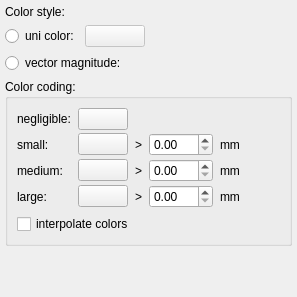
        <widget class="QWidget" name="tabViz">
         <attribute name="title">
          <string>Visualization</string>
         </attribute>
         <layout class="QVBoxLayout" name="verticalLayout_5">
          <property name="leftMargin">
           <number>5</number>
          </property>
          <property name="topMargin">
           <number>5</number>
          </property>
          <property name="rightMargin">
           <number>5</number>
          </property>
          <item>
           <layout class="QVBoxLayout" name="verticalLayout_7">
            <item>
             <widget class="QLabel" name="label_15">
              <property name="text">
               <string>Color style:</string>
              </property>
             </widget>
            </item>
            <item>
             <layout class="QHBoxLayout" name="horizontalLayout_8">
              <item>
               <widget class="QRadioButton" name="radioColorUni">
                <property name="text">
                 <string>uni color:</string>
                </property>
               </widget>
              </item>
              <item>
               <widget class="ctkColorPickerButton" name="btnUniColor">
                <property name="enabled">
                 <bool>false</bool>
                </property>
                <property name="minimumSize">
                 <size>
                  <width>60</width>
                  <height>0</height>
                 </size>
                </property>
                <property name="autoFillBackground">
                 <bool>false</bool>
                </property>
                <property name="text">
                 <string/>
                </property>
               </widget>
              </item>
              <item>
               <spacer name="horizontalSpacer_6">
                <property name="orientation">
                 <enum>Qt::Horizontal</enum>
                </property>
                <property name="sizeHint" stdset="0">
                 <size>
                  <width>40</width>
                  <height>20</height>
                 </size>
                </property>
               </spacer>
              </item>
             </layout>
            </item>
            <item>
             <widget class="QRadioButton" name="radioColorVecMag">
              <property name="text">
               <string>vector magnitude:</string>
              </property>
             </widget>
            </item>
            <item>
             <widget class="QGroupBox" name="groupColorCoding">
              <property name="title">
               <string>Color coding:</string>
              </property>
              <layout class="QVBoxLayout" name="verticalLayout_8">
               <item>
                <layout class="QGridLayout" name="gridLayout_3">
                 <property name="horizontalSpacing">
                  <number>7</number>
                 </property>
                 <property name="verticalSpacing">
                  <number>3</number>
                 </property>
                 <property name="leftMargin">
                  <number>0</number>
                 </property>
                 <property name="rightMargin">
                  <number>0</number>
                 </property>
                 <item row="3" column="7">
                  <spacer name="horizontalSpacer_4">
                   <property name="orientation">
                    <enum>Qt::Horizontal</enum>
                   </property>
                   <property name="sizeHint" stdset="0">
                    <size>
                     <width>40</width>
                     <height>20</height>
                    </size>
                   </property>
                  </spacer>
                 </item>
                 <item row="2" column="7">
                  <spacer name="horizontalSpacer_3">
                   <property name="orientation">
                    <enum>Qt::Horizontal</enum>
                   </property>
                   <property name="sizeHint" stdset="0">
                    <size>
                     <width>40</width>
                     <height>20</height>
                    </size>
                   </property>
                  </spacer>
                 </item>
                 <item row="1" column="7">
                  <spacer name="horizontalSpacer_2">
                   <property name="orientation">
                    <enum>Qt::Horizontal</enum>
                   </property>
                   <property name="sizeHint" stdset="0">
                    <size>
                     <width>40</width>
                     <height>20</height>
                    </size>
                   </property>
                  </spacer>
                 </item>
                 <item row="0" column="7">
                  <spacer name="horizontalSpacer">
                   <property name="orientation">
                    <enum>Qt::Horizontal</enum>
                   </property>
                   <property name="sizeHint" stdset="0">
                    <size>
                     <width>40</width>
                     <height>20</height>
                    </size>
                   </property>
                  </spacer>
                 </item>
                 <item row="1" column="5">
                  <widget class="QLabel" name="label_29">
                   <property name="text">
                    <string>mm</string>
                   </property>
                  </widget>
                 </item>
                 <item row="1" column="1">
                  <widget class="QLabel" name="label_3">
                   <property name="text">
                    <string>small:</string>
                   </property>
                  </widget>
                 </item>
                 <item row="2" column="1">
                  <widget class="QLabel" name="label_2">
                   <property name="text">
                    <string>medium:</string>
                   </property>
                  </widget>
                 </item>
                 <item row="2" column="3">
                  <widget class="QLabel" name="labelVecMagMedium">
                   <property name="maximumSize">
                    <size>
                     <width>30</width>
                     <height>16777215</height>
                    </size>
                   </property>
                   <property name="text">
                    <string>&gt;</string>
                   </property>
                   <property name="alignment">
                    <set>Qt::AlignRight|Qt::AlignTrailing|Qt::AlignVCenter</set>
                   </property>
                  </widget>
                 </item>
                 <item row="1" column="4">
                  <widget class="QDoubleSpinBox" name="sbVecMagSmall">
                   <property name="maximum">
                    <double>999.000000000000000</double>
                   </property>
                   <property name="singleStep">
                    <double>0.100000000000000</double>
                   </property>
                  </widget>
                 </item>
                 <item row="3" column="4">
                  <widget class="QDoubleSpinBox" name="sbVecMagLarge">
                   <property name="maximum">
                    <double>999.000000000000000</double>
                   </property>
                  </widget>
                 </item>
                 <item row="3" column="1">
                  <widget class="QLabel" name="label_9">
                   <property name="text">
                    <string>large:</string>
                   </property>
                  </widget>
                 </item>
                 <item row="3" column="3">
                  <widget class="QLabel" name="labelVecMagLarge">
                   <property name="maximumSize">
                    <size>
                     <width>30</width>
                     <height>16777215</height>
                    </size>
                   </property>
                   <property name="text">
                    <string>&gt;</string>
                   </property>
                   <property name="alignment">
                    <set>Qt::AlignRight|Qt::AlignTrailing|Qt::AlignVCenter</set>
                   </property>
                  </widget>
                 </item>
                 <item row="3" column="5">
                  <widget class="QLabel" name="label_30">
                   <property name="text">
                    <string>mm</string>
                   </property>
                  </widget>
                 </item>
                 <item row="2" column="4">
                  <widget class="QDoubleSpinBox" name="sbVecMagMedium">
                   <property name="maximum">
                    <double>999.000000000000000</double>
                   </property>
                  </widget>
                 </item>
                 <item row="2" column="5">
                  <widget class="QLabel" name="label_31">
                   <property name="text">
                    <string>mm</string>
                   </property>
                  </widget>
                 </item>
                 <item row="1" column="3">
                  <widget class="QLabel" name="labelVecMagSmall">
                   <property name="maximumSize">
                    <size>
                     <width>30</width>
                     <height>16777215</height>
                    </size>
                   </property>
                   <property name="text">
                    <string>&gt;</string>
                   </property>
                   <property name="alignment">
                    <set>Qt::AlignRight|Qt::AlignTrailing|Qt::AlignVCenter</set>
                   </property>
                  </widget>
                 </item>
                 <item row="0" column="1">
                  <widget class="QLabel" name="label_6">
                   <property name="text">
                    <string>negligible:</string>
                   </property>
                  </widget>
                 </item>
                 <item row="3" column="2">
                  <widget class="ctkColorPickerButton" name="btnVecMagColorLarge">
                   <property name="minimumSize">
                    <size>
                     <width>50</width>
                     <height>0</height>
                    </size>
                   </property>
                   <property name="maximumSize">
                    <size>
                     <width>40</width>
                     <height>16777215</height>
                    </size>
                   </property>
                   <property name="text">
                    <string/>
                   </property>
                  </widget>
                 </item>
                 <item row="2" column="2">
                  <widget class="ctkColorPickerButton" name="btnVecMagColorMedium">
                   <property name="minimumSize">
                    <size>
                     <width>50</width>
                     <height>0</height>
                    </size>
                   </property>
                   <property name="maximumSize">
                    <size>
                     <width>40</width>
                     <height>16777215</height>
                    </size>
                   </property>
                   <property name="text">
                    <string/>
                   </property>
                  </widget>
                 </item>
                 <item row="1" column="2">
                  <widget class="ctkColorPickerButton" name="btnVecMagColorSmall">
                   <property name="minimumSize">
                    <size>
                     <width>50</width>
                     <height>0</height>
                    </size>
                   </property>
                   <property name="maximumSize">
                    <size>
                     <width>40</width>
                     <height>16777215</height>
                    </size>
                   </property>
                   <property name="text">
                    <string/>
                   </property>
                  </widget>
                 </item>
                 <item row="0" column="2">
                  <widget class="ctkColorPickerButton" name="btnVecMagColorNeg">
                   <property name="minimumSize">
                    <size>
                     <width>50</width>
                     <height>0</height>
                    </size>
                   </property>
                   <property name="maximumSize">
                    <size>
                     <width>40</width>
                     <height>16777215</height>
                    </size>
                   </property>
                   <property name="text">
                    <string/>
                   </property>
                  </widget>
                 </item>
                </layout>
               </item>
               <item>
                <widget class="QCheckBox" name="cbVevMagInterlolate">
                 <property name="text">
                  <string>interpolate colors</string>
                 </property>
                </widget>
               </item>
              </layout>
             </widget>
            </item>
           </layout>
          </item>
          <item>
           <spacer name="verticalSpacer_3">
            <property name="orientation">
             <enum>Qt::Vertical</enum>
            </property>
            <property name="sizeHint" stdset="0">
             <size>
              <width>20</width>
              <height>40</height>
             </size>
            </property>
           </spacer>
          </item>
         </layout>
        </widget>
